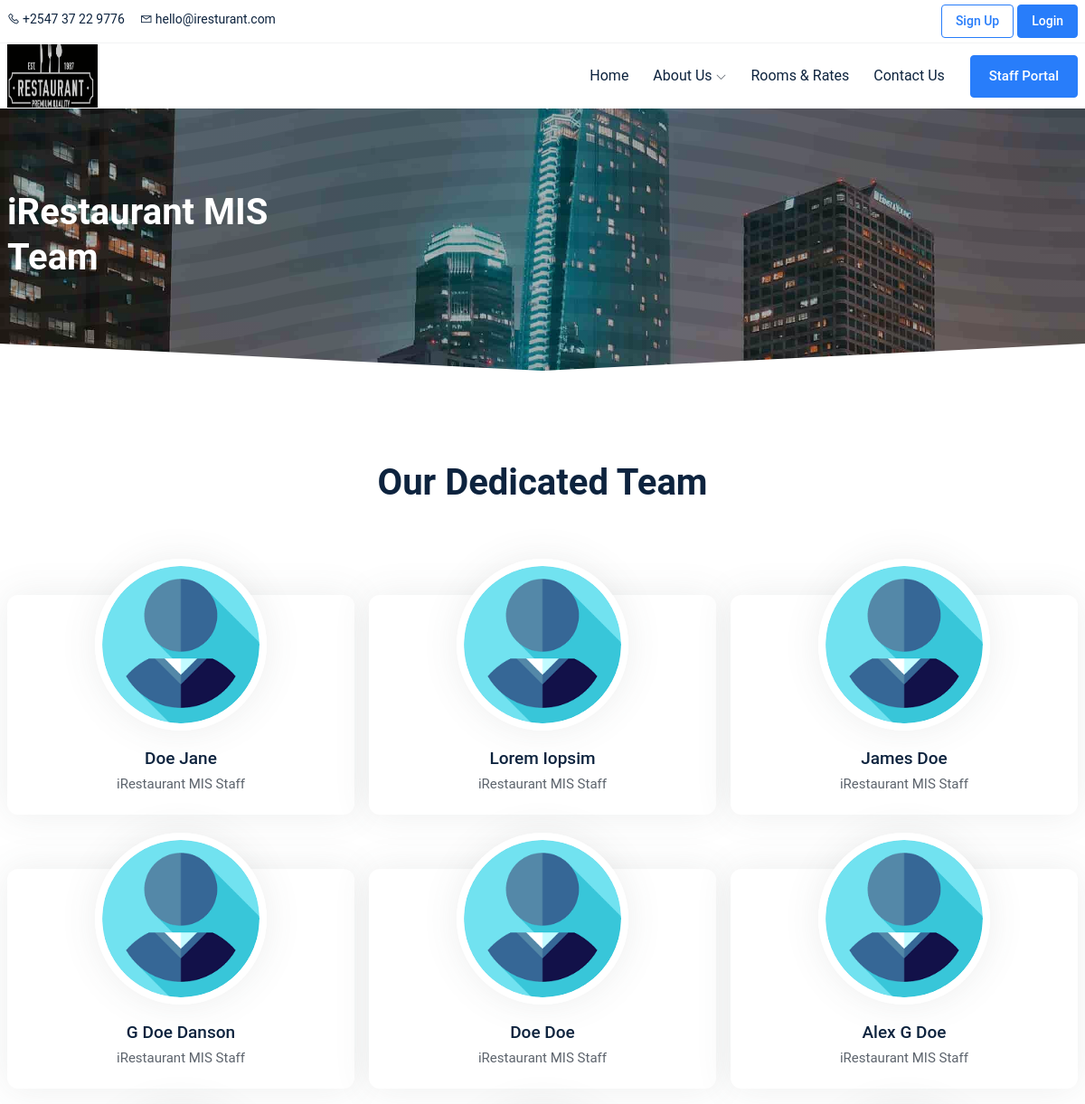
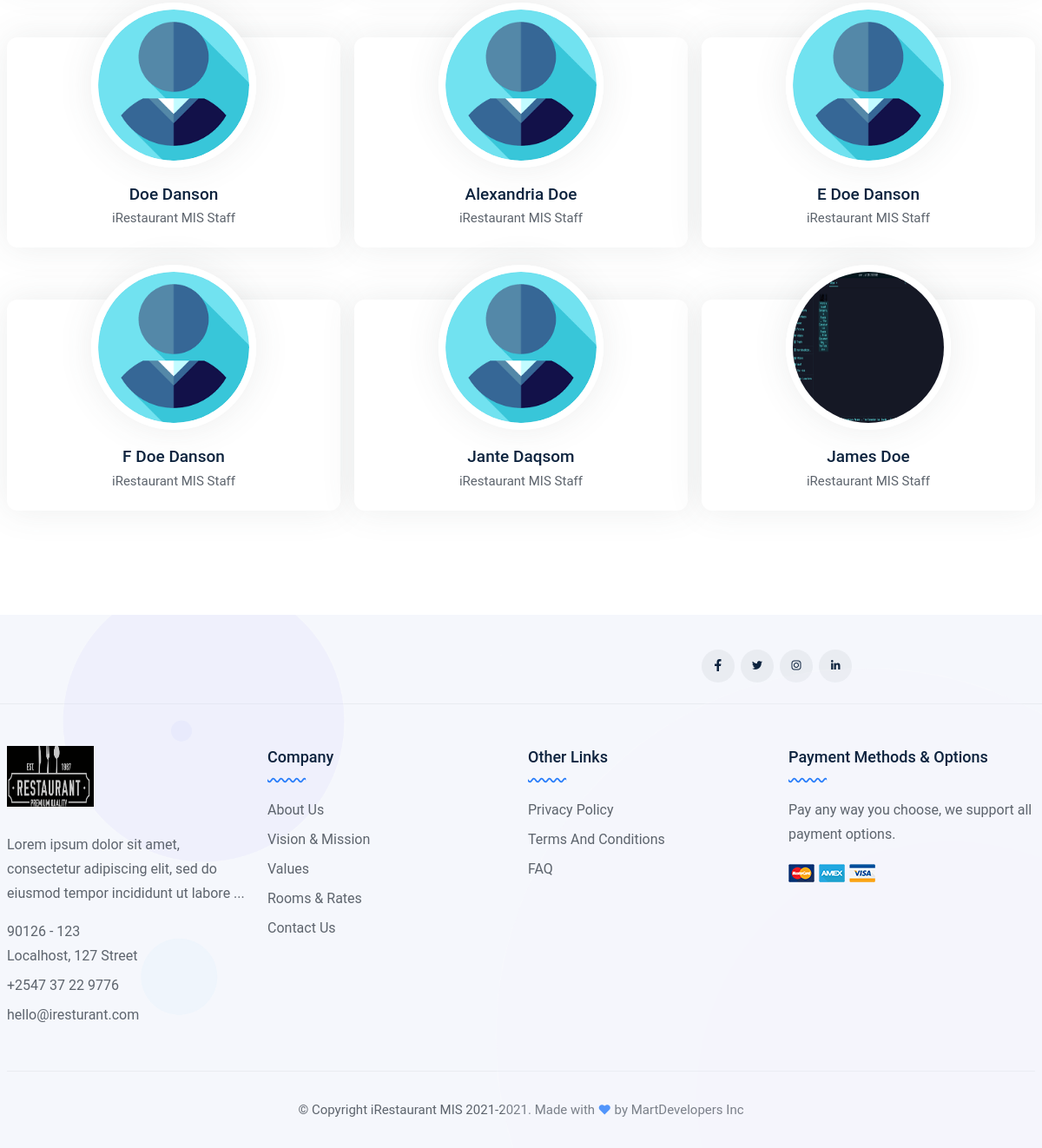
/iResturant/views/landing_team, run on the app's committed database (2 pictures, top to bottom).
### tables this page shows
CREATE TABLE `iResturant_System_Details` (
  `system_id` int(200) NOT NULL,
  `system_name` varchar(200) DEFAULT NULL,
  `tagline` longblob,
  `logo` varchar(200) DEFAULT NULL,
  `about` longblob,
  `mail` varchar(200) DEFAULT NULL,
  `contact_details` varchar(200) DEFAULT NULL,
  `address` longblob,
  `sys_facebook` varchar(200) DEFAULT NULL,
  `sys_twitter` varchar(200) DEFAULT NULL,
  `sys_instagram` varchar(200) DEFAULT NULL,
  `sys_linked_in` varchar(200) DEFAULT NULL,
  `landing_about_title` longblob,
  `landing_about` longblob,
  `landing_about_desc` longblob,
  `landing_slide_1` varchar(200) DEFAULT NULL,
  `landing_slide_2` varchar(200) DEFAULT NULL,
  `landing_slide_3` varchar(200) DEFAULT NULL,
  `landing_slide_4` varchar(200) DEFAULT NULL,
  `landing_slide_5` varchar(200) DEFAULT NULL,
  `landing_des` longblob,
  `landing_title` longblob,
  `patners` int(11) DEFAULT NULL,
  `properties` int(11) DEFAULT NULL,
  `orders_made` int(11) DEFAULT NULL,
  `bookings` int(11) DEFAULT NULL,
  `mission` longblob,
  `vision` longblob,
  `sys_values` longblob
);

CREATE TABLE `iResturant_Staff` (
  `id` varchar(200) NOT NULL,
  `number` varchar(200) NOT NULL,
  `name` varchar(200) NOT NULL,
  `dob` varchar(200) NOT NULL,
  `gender` varchar(200) NOT NULL,
  `phone` varchar(200) NOT NULL,
  `email` varchar(200) NOT NULL,
  `adr` longtext NOT NULL,
  `passport` varchar(200) DEFAULT NULL,
  `login_password` varchar(200) NOT NULL,
  `login_permission` varchar(200) NOT NULL,
  `date_employed` varchar(200) NOT NULL
);

### views/landing_team.php (the view, shortened to what this page needs)
<?php
require_once('../config/config.php');
$ret = "SELECT * FROM `iResturant_System_Details`  ";
$stmt = $mysqli->prepare($ret);
$stmt->execute();
$res = $stmt->get_result();
while ($sys = $res->fetch_object()) {
    require_once('../partials/landing_head.php'); ?>
    <body>
        <?php require_once('../partials/landing_header.php'); ?>
        <section class="breadcrumb-area bread-bg-9">
            <div class="breadcrumb-wrap">
                <div class="container">
                    <div class="row">
                        <div class="col-lg-12">
                            <div class="breadcrumb-content">
                                <div class="section-heading">
                                    <h2 class="sec__title line-height-50 text-white"><?php echo $sys->system_name; ?><br>Team</h2>
                                </div>
                            </div>
                        </div>
                    </div>
                </div>
            </div>
            <div class="bread-svg-box">
                <svg class="bread-svg" xmlns="http://www.w3.org/2000/svg" viewBox="0 0 100 10" preserveAspectRatio="none">
                    <polygon points="100 0 50 10 0 0 0 10 100 10"></polygon>
                </svg>
            </div>
        </section>
        <section class="info-area padding-top-100px padding-bottom-60px text-center">
            <div class="container">
                <div class="row">
                    <div class="col-lg-12">
                        <div class="section-heading">
                            <h2 class="sec__title">Our Dedicated Team</h2>
                        </div>
                    </div>
                </div>
                <div class="row padding-top-100px">
                    <?php
                    $ret = "SELECT * FROM `iResturant_Staff` ORDER BY RAND() ASC LIMIT 12  ";
                    $stmt = $mysqli->prepare($ret);
                    $stmt->execute();
                    $res = $stmt->get_result();
                    while ($staffs = $res->fetch_object()) {
                        if ($staffs->passport == '') {
                            $dir = '../public/uploads/user_images/no-profile.png';
                        } else {
                            $dir = "../public/uploads/user_images/$staffs->passport";
                        }
                    ?>
                        <div class="col-lg-4 responsive-column">
                            <div class="card-item team-card">
                                <div class="card-img">
                                    <img src="<?php echo $dir; ?>" alt="team-img">
                                </div>
                                <div class="card-body">
                                    <h3 class="card-title"><?php echo $staffs->name; ?></h3>
                                    <p class="card-meta"><?php echo $sys->system_name; ?> Staff</p>
                                </div>
                            </div>
                        </div>
                    <?php
                    } ?>
                </div>
            </div>
        </section>
        <?php require_once('../partials/landing_footer.php'); ?>
    </body>
    </html>
<?php } ?>

### partials/landing_head.php (shortened to what this page needs)
<!DOCTYPE html>
<html lang="en">
<head>
    <link rel="stylesheet" href="../public/css/bootstrap.min.css">
    <link rel="stylesheet" href="../public/css/bootstrap-select.min.css">
    <link rel="stylesheet" href="../public/css/line-awesome.css">
    <link rel="stylesheet" href="../public/css/owl.carousel.min.css">
    <link rel="stylesheet" href="../public/css/owl.theme.default.min.css">
    <link rel="stylesheet" href="../public/css/jquery.fancybox.min.css">
    <link rel="stylesheet" href="../public/css/daterangepicker.css">
    <link rel="stylesheet" href="../public/css/animated-headline.css">
    <link rel="stylesheet" href="../public/css/jquery-ui.css">
    <link rel="stylesheet" href="../public/css/flag-icon.min.css">
    <link rel="stylesheet" href="../public/css/style.css">
    <link href="../public/plugins/iziToast/iziToast.min.css" rel="stylesheet" type="text/css">
</head>

### partials/landing_header.php (shortened to what this page needs)
<header class="header-area">
    <div class="header-top-bar padding-right-100px padding-left-100px">
        <div class="container-fluid">
            <div class="row align-items-center">
                <div class="col-lg-6">
                    <div class="header-top-content">
                        <div class="header-left">
                            <ul class="list-items">
                                <li><a href="#"><i class="la la-phone mr-1"></i><?php echo $sys->contact_details; ?></a></li>
                                <li><a href="mailto:<?php echo $sys->mail; ?>"><i class="la la-envelope mr-1"></i><?php echo $sys->mail; ?></a></li>
                            </ul>
                        </div>
                    </div>
                </div>
                <div class="col-lg-6">
                    <div class="header-top-content">
                        <div class="header-right d-flex align-items-center justify-content-end">
                            <div class="header-right-action">
                                <a href="my_signup" class="theme-btn theme-btn-small theme-btn-transparent mr-1">Sign Up</a>
                                <a href="my_login" class="theme-btn theme-btn-small">Login</a>
                            </div>
                        </div>
                    </div>
                </div>
            </div>
        </div>
    </div>
    <div class="header-menu-wrapper padding-right-100px padding-left-100px">
        <div class="container-fluid">
            <div class="row">
                <div class="col-lg-12">
                    <div class="menu-wrapper justify-content-between">
                        <div class="logo">
                            <a href="../index"><img src="../public/uploads/sys_logo/<?php echo $sys->logo; ?>" height="70" width="100" alt="logo"></a>
                        </div>
                        <div class="main-menu-content pr-0 ml-0">
                            <nav>
                                <ul>
                                    <li>
                                        <a href="landing_index">Home</a>
                                    </li>
                                    <li>
                                        <a href="#">About Us <i class="la la-angle-down"></i></a>
                                    </li>
                                    <li>
                                        <a href="landing_rooms">Rooms & Rates</a>
                                    </li>
                                    <li>
                                        <a href="landing_contact">Contact Us</a>
                                    </li>
                                </ul>
                            </nav>
                        </div>
                        <div class="nav-btn">
                            <a href="staff_login" class="theme-btn">Staff Portal</a>
                        </div>
                    </div>
                </div>
            </div>
        </div>
    </div>
</header>

### partials/landing_footer.php (shortened to what this page needs)
<section class="footer-area section-bg padding-top-40px padding-bottom-30px">
    <div class="container">
        <div class="row align-items-center">
            <div class="col-lg-4">
                <div class="footer-social-box text-right">
                    <ul class="social-profile">
                        <li><a href="<?php echo $sys->sys_facebook; ?>"><i class="lab la-facebook-f"></i></a></li>
                        <li><a href="<?php echo $sys->sys_twitter; ?>"><i class="lab la-twitter"></i></a></li>
                        <li><a href="<?php echo $sys->sys_instagram; ?>"><i class="lab la-instagram"></i></a></li>
                        <li><a href="<?php echo $sys->sys_linked_in; ?>"><i class="lab la-linkedin-in"></i></a></li>
                    </ul>
                </div>
            </div>
        </div>
    </div>
    <div class="section-block mt-4 mb-5"></div>
    <div class="container">
        <div class="row">
            <div class="col-lg-3 responsive-column">
                <div class="footer-item">
                    <div class="footer-logo padding-bottom-30px">
                        <a href="index.html" class="foot__logo"><img height="70" width="100" src="../public/uploads/sys_logo/<?php echo $sys->logo; ?>" alt="logo"></a>
                    </div>
                    <p class="footer__desc"><?php echo substr($sys->about, 0, 100); ?>...</p>
                    <ul class="list-items pt-3">
                        <li><?php echo $sys->address; ?></li>
                        <li><?php echo $sys->contact_details; ?></li>
                        <li><a href="mailto:<?php echo $sys->mail; ?>"><?php echo $sys->mail; ?></a></li>
                    </ul>
                </div>
            </div>
            <div class="col-lg-3 responsive-column">
                <div class="footer-item">
                    <h4 class="title curve-shape pb-3 margin-bottom-20px" data-text="curvs">Company</h4>
                    <ul class="list-items list--items">
                        <li><a href="landing_about">About Us</a></li>
                        <li><a href="landing_mission">Vision & Mission</a></li>
                        <li><a href="landing_values">Values</a></li>
                        <li><a href="landing_rooms">Rooms & Rates</a></li>
                        <li><a href="landing_contact">Contact Us</a></li>
                    </ul>
                </div>
            </div>
            <div class="col-lg-3 responsive-column">
                <div class="footer-item">
                    <h4 class="title curve-shape pb-3 margin-bottom-20px" data-text="curvs">Other Links</h4>
                    <ul class="list-items list--items">
                        <li><a href="landing_privacy_policy">Privacy Policy</a></li>
                        <li><a href="landing_tc">Terms And Conditions</a></li>
                        <li><a href="landing_faq">FAQ</a></li>
                    </ul>
                </div>
            </div>
            <div class="col-lg-3 responsive-column">
                <div class="footer-item">
                    <h4 class="title curve-shape pb-3 margin-bottom-20px" data-text="curvs">Payment Methods & Options</h4>
                    <p class="footer__desc pb-3">Pay any way you choose, we support all payment options.</p>
                    <img src="../public/images/payment-img.png" alt="">
                </div>
            </div>
        </div>
        <div class="section-block"></div>
        <div class="row">
            <div class="col-lg-12">
                <div class="copy-right padding-top-30px text-center">
                    <p class="copy__desc">
                        &copy; Copyright <?php echo $sys->system_name; ?> 2021-<?php echo date('Y'); ?>. Made with
                        <span class="la la-heart"></span> by <a href="http://martdev.info" target="_blank">MartDevelopers Inc</a>
                    </p>
                </div>
            </div>
        </div>
    </div>
</section>

### data on the page
iresturant_system_details: contact_details "+2547 37 22 9776", mail "hello@iresturant.com", logo (picture), system_name "iRestaurant MIS", about "Lorem ipsum dolor sit amet, consectetur adipiscing elit, sed do eiusmod tempor incididunt ut labore", address "90126 - 123 Localhost, 127 Street"
iresturant_staff: name "Doe Jane"
iresturant_staff: name "Lorem Iopsim"
iresturant_staff: name "James Doe"
iresturant_staff: name "G Doe Danson"
iresturant_staff: name "Doe Doe"
iresturant_staff: name "Alex G Doe"
iresturant_staff: name "Doe Danson"
iresturant_staff: name "Alexandria Doe"
iresturant_staff: name "E Doe Danson"
iresturant_staff: name "F Doe Danson"
iresturant_staff: name "Jante Daqsom"
iresturant_staff: passport (picture), name "James Doe"
